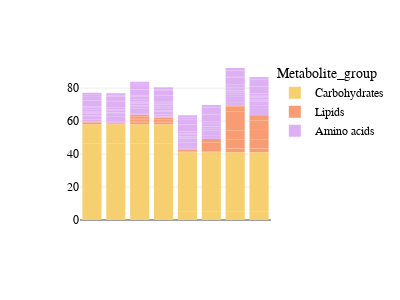

The notebook cell this image was saved under:
### Code cell
cols = plotly.colors.qualitative.Pastel[0:7]
toPlot_input_diet['Cmoles'] = -1*toPlot_input_diet['Cmoles']
fig = px.bar(toPlot_input_diet,x='Model',y='Cmoles',color='Metabolite_group',
             category_orders={"Metabolite_group": ['Carbohydrates','Lipids','Amino acids']},
             color_discrete_sequence=[cols[1],cols[2],cols[3]])
fig.update_layout(template='none',autosize=False,width=400,height=300)
fig.update_yaxes(title='', visible=True, showticklabels=True)
fig.update_xaxes(title='', visible=False, showticklabels=True)
#fig.update_yaxes(range=[0, toPlot_input_diet[toPlot_input_diet['Model'] == 'WD_DEN_Fed']['Flux'].sum()])
fig = setPlotFont(fig)
#fig.write_image('output/figures/'+EXP+'/input_diet.svg')
fig.show()

### Figure 1 — Plotly figure (JSON) as saved in the notebook; plotly's stock layout.template omitted (floating-point values rounded to 4 significant figures; data arrays with more than 128 entries replaced by an {"elided": "..."} marker saying what was removed)
{"data": [{"alignmentgroup": "True", "hovertemplate": "Metabolite_group=Carbohydrates<br>Model=%{x}<br>Cmoles=%{y}<extra></extra>", "legendgroup": "Carbohydrates", "marker": {"color": "rgb(246, 207, 113)", "pattern": {"shape": ""}}, "name": "Carbohydrates", "offsetgroup": "Carbohydrates", "orientation": "v", "showlegend": true, "textposition": "auto", "type": "bar", "x": ["CD_nonDEN_Fed", "CD_nonDEN_Fed", "CD_nonDEN_Fasted", "CD_nonDEN_Fasted", "CD_DEN_Fed", "CD_DEN_Fed", "CD_DEN_Fasted", "CD_DEN_Fasted", "WD_nonDEN_Fed", "WD_nonDEN_Fed", "WD_nonDEN_Fasted", "WD_nonDEN_Fasted", "WD_DEN_Fed", "WD_DEN_Fed", "WD_DEN_Fasted", "WD_DEN_Fasted"], "xaxis": "x", "y": [46.58, 11.51, 46.58, 11.51, 46.58, 11.51, 46.58, 11.51, 5.344, 35.81, 5.344, 35.81, 5.344, 35.81, 5.344, 35.81], "yaxis": "y"}, {"alignmentgroup": "True", "hovertemplate": "Metabolite_group=Lipids<br>Model=%{x}<br>Cmoles=%{y}<extra></extra>", "legendgroup": "Lipids", "marker": {"color": "rgb(248, 156, 116)", "pattern": {"shape": ""}}, "name": "Lipids", "offsetgroup": "Lipids", "orientation": "v", "showlegend": true, "textposition": "auto", "type": "bar", "x": ["CD_nonDEN_Fed", "CD_nonDEN_Fed", "CD_nonDEN_Fed", "CD_nonDEN_Fed", "CD_nonDEN_Fasted", "CD_nonDEN_Fasted", "CD_nonDEN_Fasted", "CD_nonDEN_Fasted", "CD_DEN_Fed", "CD_DEN_Fed", "CD_DEN_Fed", "CD_DEN_Fed", "CD_DEN_Fed", "CD_DEN_Fed", "CD_DEN_Fed", "CD_DEN_Fed", "CD_DEN_Fasted", "CD_DEN_Fasted", "CD_DEN_Fasted", "CD_DEN_Fasted", "CD_DEN_Fasted", "CD_DEN_Fasted", "CD_DEN_Fasted", "CD_DEN_Fasted", "WD_nonDEN_Fed", "WD_nonDEN_Fed", "WD_nonDEN_Fed", "WD_nonDEN_Fed", "WD_nonDEN_Fed", "WD_nonDEN_Fasted", "WD_nonDEN_Fasted", "WD_nonDEN_Fasted", "WD_nonDEN_Fasted", "WD_DEN_Fed", "WD_DEN_Fed", "WD_DEN_Fed", "WD_DEN_Fed", "WD_DEN_Fed", "WD_DEN_Fed", "WD_DEN_Fed", "WD_DEN_Fed", "WD_DEN_Fasted", "WD_DEN_Fasted", "WD_DEN_Fasted", "WD_DEN_Fasted", "WD_DEN_Fasted", "WD_DEN_Fasted", "WD_DEN_Fasted", "WD_DEN_Fasted"], "xaxis": "x", "y": [0.07758, 0.03851, 0.9633, 0.2182, 0.07758, 0.2227, 0.1437, 0.5602, 0.8472, 0.07758, 0.9121, 0.9334, 0.95, 0.9633, 1.036, 0.1379, 0.8472, 0.07758, 0.02805, 0.9334, 0.95, 0.9633, 0.3287, 0.1379, 0.1939, 0.03851, 0.1944, 1.253, 0.1764, 0.1939, 0.2158, 5.559, 2.078, 2.06, 0.1939, 5.432, 5.559, 5.658, 5.737, 2.968, 0.473, 2.06, 0.1939, 0.02805, 5.559, 5.658, 5.737, 2.839, 0.473], "yaxis": "y"}, {"alignmentgroup": "True", "hovertemplate": "Metabolite_group=Amino acids<br>Model=%{x}<br>Cmoles=%{y}<extra></extra>", "legendgroup": "Amino acids", "marker": {"color": "rgb(220, 176, 242)", "pattern": {"shape": ""}}, "name": "Amino acids", "offsetgroup": "Amino acids", "orientation": "v", "showlegend": true, "textposition": "auto", "type": "bar", "x": {"elided": "135 str values"}, "xaxis": "x", "y": {"elided": "135 float values"}, "yaxis": "y"}], "layout": {"autosize": false, "barmode": "relative", "font": {"color": "black", "family": "Arial", "size": 12}, "height": 300, "legend": {"title": {"text": "Metabolite_group"}, "tracegroupgap": 0}, "margin": {"t": 60}, "width": 400, "xaxis": {"anchor": "y", "domain": [0, 1], "showticklabels": true, "title": {"text": ""}, "visible": false}, "yaxis": {"anchor": "x", "domain": [0, 1], "showticklabels": true, "title": {"text": ""}, "visible": true}}}
